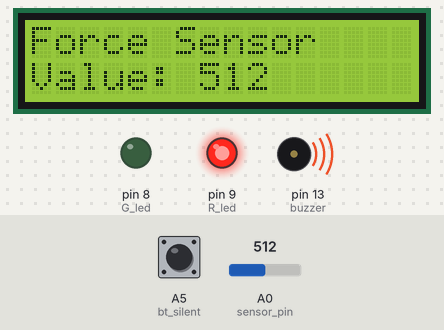
A sketch run on a simulated Arduino Uno, built with avr-gcc and run on an emulated ATmega328P. Shown: 16×2 character LCD, output pins drawn as LEDs (lit = HIGH), buzzer (waves = sounding, pin HIGH). The test bench sets the inputs (shaded band); at power-on: A0 (sensor_pin) = 512, A5 (bt_silent) HIGH.

Above: at 3.03 s.
3.3 s: A0 (sensor_pin) set to 560
At 4.04 s:
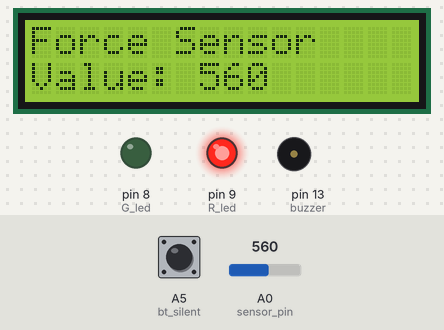
6.2 s: A5 (bt_silent) pulled LOW for 0.5 s
At 7.0 s:
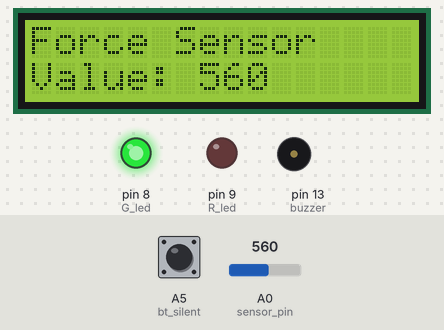
8.2 s: A0 (sensor_pin) set to 539
At 8.42 s:
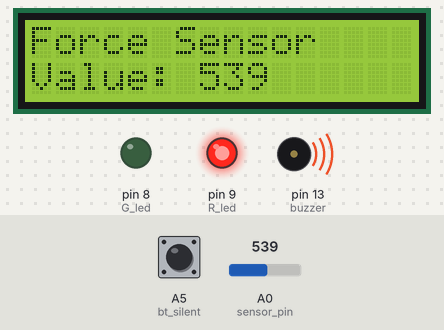
9.7 s: A0 (sensor_pin) set to 511
At 10.03 s:
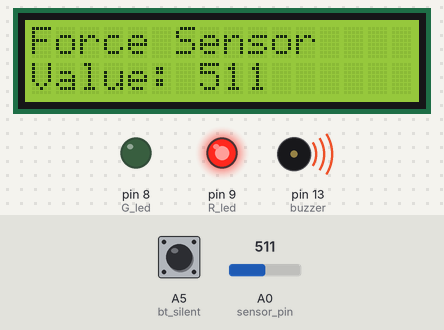
Timing chart, 0 to 12.3 s (numbered marks = the images above; inputs shaded):
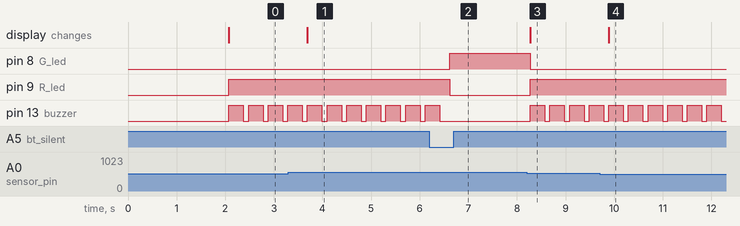

The sketch:

Anti_Theft_Alarm_System.ino
```cpp
#include <LiquidCrystal.h> //Libraries
LiquidCrystal lcd(2, 3, 4, 5, 6, 7); //Arduino pins to lcd

#define sensor_pin A0
int Force_value;

#define bt_silent  A5
int silent=0;

#define G_led 8
#define R_led 9

#define buzzer 13

void setup(){// put your setup code here, to run once

pinMode(sensor_pin, INPUT);

pinMode(bt_silent, INPUT_PULLUP);

pinMode(R_led,OUTPUT); // declare Red LED as output
pinMode(G_led,OUTPUT); // declare Green LED as output
pinMode(buzzer,OUTPUT); // declare Buzzer as output

lcd.begin(16, 2); // Configura lcd numero columnas y filas
lcd.clear();
lcd.setCursor (0,0);
lcd.print("   Welcome To   ");
lcd.setCursor (0,1);
lcd.print(" Force Detector ");
delay(2000);
lcd.clear();
}

void loop(){

Force_value = analogRead(sensor_pin);

lcd.setCursor(0,0);
lcd.print("Force Sensor");
lcd.setCursor(0,1);
lcd.print("Value: ");
lcd.print(Force_value);
lcd.print("  ");

if(digitalRead (bt_silent) == 0){
silent = 0;
delay(100);
}

//Enter Force Value Range
if((Force_value < 550) || (Force_value > 650)){silent=1;}

if(silent==1){
digitalWrite(buzzer, HIGH);
digitalWrite(G_led, LOW); // Turn LED off.
digitalWrite(R_led, HIGH);  // Turn LED on.
delay(300);
}else{
digitalWrite(G_led, HIGH); // Turn LED on.
digitalWrite(R_led, LOW);  // Turn LED off.
}

digitalWrite(buzzer, LOW);
delay(100);
}
```

Measured:
- the behaviour switches between 550 and 549 on A0 (sensor_pin) (found by bisection; images 2 and 3)
- after the input at 3.3 s, the display: changes after 0.39 s (image 1)
- after the input at 6.2 s, pin 8 (G_led): LOW → HIGH after 0.42 s; pin 9 (R_led): HIGH → LOW after 0.42 s; pin 13 (buzzer): goes on until 6.4 s, then stays LOW
- after the input at 8.2 s, pin 8 (G_led): HIGH → LOW after 0.07 s; pin 9 (R_led): LOW → HIGH after 0.07 s; pin 13 (buzzer): alternates HIGH for 0.30 s and LOW for 0.10 s, starting after 0.07 s; the display: changes after 0.07 s (image 3)
- after the input at 9.7 s, the display: changes after 0.19 s (image 4)
- by itself, pin 13 (buzzer): alternates HIGH for 0.30 s and LOW for 0.10 s
